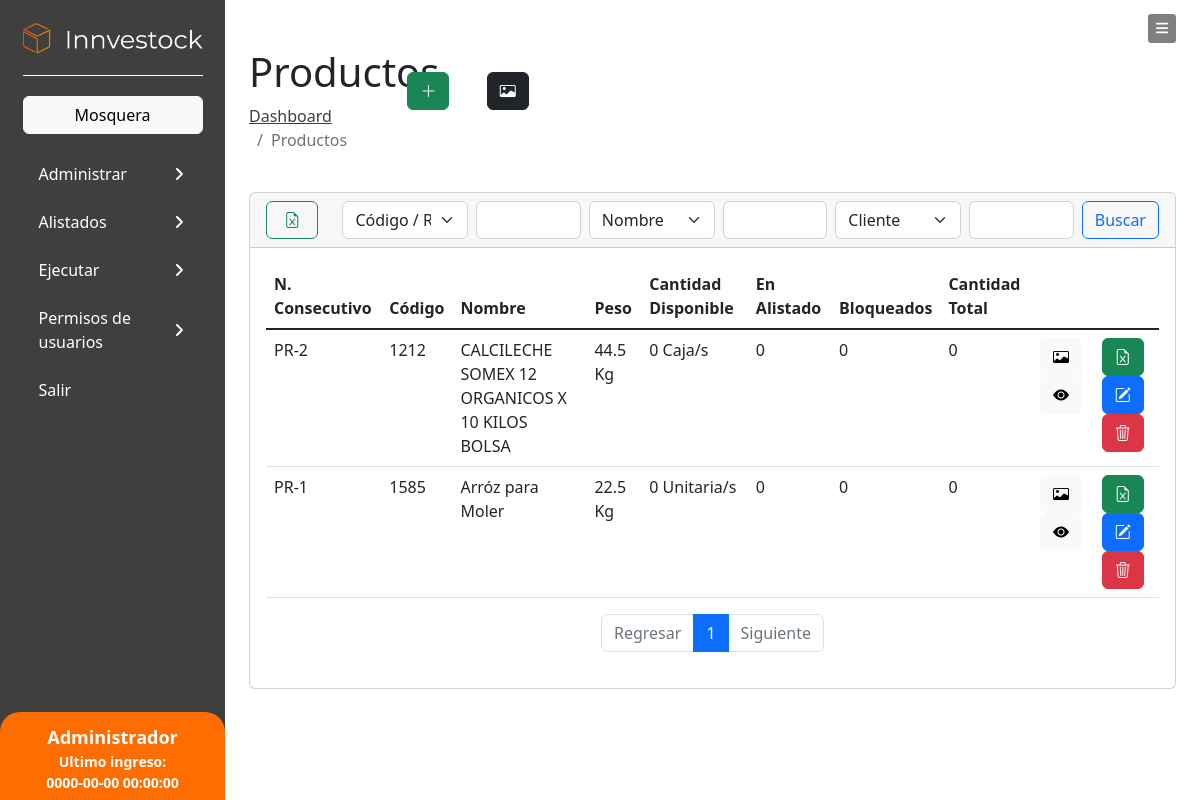
Page /View/contenido/product-list.php (signed in) on the committed database.
### tables this page shows
CREATE TABLE `bodega` (
  `idBodega` int(11) NOT NULL AUTO_INCREMENT,
  `bodega_nombre` varchar(60) NOT NULL,
  `bodega_ciudad` int(11) NOT NULL,
  `bodega_municipio` int(11) NOT NULL,
  `bodega_estado` varchar(8) DEFAULT 'activo',
  `bodega_observacion` varchar(100) DEFAULT NULL,
  PRIMARY KEY (`idBodega`),
  KEY `bodega_ciudad` (`bodega_ciudad`),
  CONSTRAINT `bodega_ibfk_1` FOREIGN KEY (`bodega_ciudad`) REFERENCES `ciudad` (`idCiudad`)
);

CREATE TABLE `producto_bodega` (
  `idProducto_bodega` int(11) NOT NULL AUTO_INCREMENT,
  `producto_bodega_idProducto` int(11) NOT NULL,
  `producto_bodega_idBodega` int(11) NOT NULL DEFAULT 1,
  `producto_bodega_cantidad` int(11) NOT NULL DEFAULT 0,
  `producto_bodega_cantidadAlis` int(11) DEFAULT 0,
  `producto_bodega_cantidadBlock` int(11) DEFAULT 0,
  `producto_bodega_fechaIngreso` date DEFAULT NULL,
  `producto_bodega_estado` varchar(10) DEFAULT 'activo',
  `producto_bodega_ubicacion` varchar(20) DEFAULT NULL,
  PRIMARY KEY (`idProducto_bodega`),
  KEY `producto_bodega_idProducto` (`producto_bodega_idProducto`),
  KEY `producto_bodega_idBodega` (`producto_bodega_idBodega`),
  CONSTRAINT `producto_bodega_ibfk_1` FOREIGN KEY (`producto_bodega_idProducto`) REFERENCES `producto` (`idProducto`),
  CONSTRAINT `producto_bodega_ibfk_2` FOREIGN KEY (`producto_bodega_idBodega`) REFERENCES `bodega` (`idBodega`)
);

CREATE TABLE `producto` (
  `idProducto` int(11) NOT NULL AUTO_INCREMENT,
  `producto_codigo` varchar(11) NOT NULL,
  `producto_nombre` varchar(300) NOT NULL,
  `producto_rotacion` varchar(1) DEFAULT NULL,
  `producto_diasAviso` int(11) DEFAULT NULL,
  `producto_minimo` int(11) NOT NULL,
  `producto_maximo` int(11) NOT NULL,
  `producto_alerta` int(11) NOT NULL,
  `producto_precio` int(11) DEFAULT NULL,
  `producto_descripcion` varchar(200) DEFAULT NULL,
  `producto_uniCant` varchar(9) NOT NULL,
  `producto_cantidad` int(11) NOT NULL DEFAULT 0,
  `producto_peso` float(4,1) NOT NULL,
  `producto_uniPeso` varchar(10) NOT NULL DEFAULT 'KiloGramo',
  `producto_modelo` varchar(11) DEFAULT NULL,
  `producto_serial` varchar(11) DEFAULT NULL,
  `producto_lote` varchar(11) DEFAULT NULL,
  `producto_marca` varchar(11) DEFAULT NULL,
  `producto_fechaVenc` date DEFAULT NULL,
  `producto_nContenedor` varchar(11) DEFAULT NULL,
  `producto_ancho` float(11,1) DEFAULT NULL,
  `producto_alto` float(11,1) DEFAULT NULL,
  `producto_largo` float(11,1) DEFAULT NULL,
  `producto_uniDimen` varchar(11) DEFAULT NULL,
  `producto_idCliente` int(11) NOT NULL,
  `producto_estado` varchar(9) NOT NULL DEFAULT 'activo',
  `producto_cantidadAlis` int(11) DEFAULT 0,
  `producto_RFID` varchar(10) DEFAULT NULL,
  `producto_cantidadBlock` int(11) DEFAULT 0,
  `producto_consecutivo` varchar(20) DEFAULT NULL,
  `producto_idBodega` int(11) DEFAULT NULL,
  `producto_subInventario` varchar(30) DEFAULT NULL,
  PRIMARY KEY (`idProducto`),
  KEY `cliente_idCliente` (`producto_idCliente`),
  KEY `producto_idBodega` (`producto_idBodega`)
);

### View/contenido/product-list.php (the view, shortened to what the rows shown need)
<!DOCTYPE html>
<html lang="en">
<?php
include_once "../assets/in/Head.php";
include_once '../assets/in/returns.php';
include '../../Controller/product_class.php';
$class = new productClass;
$data = $class->tableDetails($tabla, $start, $Tpages, $bus_1, $bus_2, $bus_3, $campo_1, $campo_2, $campo_3); ?>
<body class="sb-nav-fixed">
    <div id="layoutSidenav">
        <div id="layoutSidenav_nav">
            <?php include_once '../assets/in/menu_Lat.php'; ?>
        </div>
        <div id="layoutSidenav_content">
            <main style="margin-bottom: 54px;">
                <div class="container-fluid px-4">
                    <div class="mb-4  ">
                        <div class="row mt-4 pt-4">
                            <div class="col-sm-2 ">
                                <h1 class="">Productos</h1>
                            </div>
                        </div>
                    </div>
                    <div class="card mb-4 ">
                        <div class="card-body table-responsive">
                            <table class="table">
                                <thead>
                                    <tr>
                                        <th scope="col">N. Consecutivo</th>
                                        <th scope="col">Código</th>
                                        <th scope="col">Nombre</th>
                                        <th scope="col">Peso</th>
                                        <th scope="col">Cantidad Disponible</th>
                                        <th scope="col">En Alistado</th>
                                        <th scope="col">Bloqueados</th>
                                        <th scope="col">Cantidad Total</th>
                                    </tr>
                                </thead>
                                <tbody>
                                    <?php
                                    if ($data) {
                                        foreach ($data as $row) { ?>
                                            <tr>
                                                <td><?php echo $row['producto_consecutivo'] ?></td>
                                                <td><?php echo $row['producto_codigo'] ?></td>
                                                <td><?php echo $row['producto_nombre'] ?></td>
                                                <td><?php echo $row['producto_peso'] ?> Kg</td>
                                                <td><?php echo $row['producto_bodega_cantidad'] . " " . $row['producto_uniCant']; ?>/s</td>
                                                <td><?php echo $row['producto_bodega_cantidadAlis']; ?></td>
                                                <td><?php echo $row['producto_bodega_cantidadBlock']; ?></td>
                                                <td><?php echo ($row['producto_bodega_cantidad'] + $row['producto_bodega_cantidadAlis'] + $row['producto_bodega_cantidadBlock']); ?></td>
                                                <td>
                                                    <a onclick="GetImgProduct(<?php echo $row['idProducto']; ?> , 'imagen')">
                                                        <i class="bi bi-card-image btn btn-light"></i>
                                                    </a>
                                                    <a onclick="GetProductDetails(<?php echo $row['idProducto']; ?> , 'producto')" class="">
                                                        <i class="bi bi-eye-fill btn btn-light"></i>
                                                    </a>
                                                </td>
                                                <?php if ($_SESSION['usuario_Rol'] == 1) { ?>
                                                    <?php
                                                    if ($row['producto_bodega_estado'] == "activo") {
                                                        if ($_SESSION['usuario_Rol'] != 4) { ?>
                                                            <td>
                                                                <a href="./excel.php?tb=<?php echo encrypt_decrypt('encrypt', 'producto') . '&id=' . $row['idProducto'] ?>" class="btn btn-success bi bi-file-earmark-excel">
                                                                </a>
                                                                <a href="./product-new.php?upS=<?php echo encrypt_decrypt('encrypt', "up"); ?>&idUp=<?php echo encrypt_decrypt('encrypt', $row['idProducto']); ?>"><i class="bi bi-pencil-square btn btn-primary"></i></a>
                                                                <i href="../../Ajax/ajax_product.php?del=deleteProduct&id=<?php echo encrypt_decrypt('encrypt', $row['idProducto']); ?>" class="bi bi-trash3 btn btn-danger btn_table_del"></i>
                                                            </td>
                                                        <?php }
                                                    }
                                                    if ($row['producto_bodega_estado'] == "inactivo") { ?>
                                            <?php }
                                                    } ?>
                                            </tr>
                                        <?php
                                        }
                                    } else { ?>
                                        <tr class="text-center">
                                            <td colspan="9">No hay registros en el sistema</td>
                                        </tr>
                                    <?php  } ?>
                                </tbody>
                            </table>
                        </div>
                    </div>
                </div>
            </main>
        </div>
    </div>
</body>
</html>

### View/assets/in/menu_lat.php (shortened to what the rows shown need)
<?php
$botonBodega = consultaSimple("bodega", $_SESSION['bodega']);
$dataBodega = consultaSimple("bodega", "") ?>
<nav class="sb-sidenav accordion sb-sidenav-dark" id="sidenavAccordion">
    <div class="sb-sidenav-menu">
        <div class="nav">
            <?php if ($_SESSION['usuario_Rol'] == 1) { ?>
                <a onclick="BBBodega()" class="btn btn-light mb-3">
                    <?php echo $botonBodega[0]['bodega_nombre']; ?>
                </a>
            <?php } ?>
            <?php if ($_SESSION['usuario_Rol'] == 1 or $_SESSION['usuario_Rol'] == 2) { ?>
                <a class="nav-link collapsed" href="#" data-bs-toggle="collapse" data-bs-target="#Administrar" aria-expanded="false" aria-controls="Administrar">
                    Administrar
                    <div class="sb-sidenav-collapse-arrow"><i class="fas fa-angle-down"></i></div>
                </a>
            <?php } ?>
            <a class="nav-link collapsed" href="#" data-bs-toggle="collapse" data-bs-target="#Alistados" aria-expanded="false" aria-controls="Alistados">
                Alistados
                <div class="sb-sidenav-collapse-arrow"><i class="fas fa-angle-down"></i></div>
            </a>
            <a class="nav-link collapsed" href="#" data-bs-toggle="collapse" data-bs-target="#Ejecutar" aria-expanded="false" aria-controls="Ejecutar">
                Ejecutar
                <div class="sb-sidenav-collapse-arrow"><i class="fas fa-angle-down"></i></div>
            </a>
            <?php if ($_SESSION['usuario_Rol'] == 1) { ?>
                <a class="nav-link collapsed" href="#" data-bs-toggle="collapse" data-bs-target="#permisos_usuario" aria-expanded="false" aria-controls="permisos_usuario">
                    Permisos de usuarios
                    <div class="sb-sidenav-collapse-arrow"><i class="fas fa-angle-down"></i></div>
                </a>
            <?php } ?>
            <a class=" nav-link  btn_log_out" href="../../Controller/log_out.php">
                Salir
            </a>
        </div>
    </div>
</nav>

### rows in the picture
bodega: bodega_nombre "Mosquera"
producto_bodega: producto_bodega_idProducto.producto_consecutivo "PR-2", producto_bodega_idProducto.producto_codigo "1212", producto_bodega_idProducto.producto_nombre "CALCILECHE SOMEX 12 ORGANICOS X 10 KILOS BOLSA", producto_bodega_idProducto.producto_peso "44.5", producto_bodega_cantidad "0", producto_bodega_idProducto.producto_uniCant "Caja", producto_bodega_cantidadAlis "0", producto_bodega_cantidadBlock "0"
producto_bodega: producto_bodega_idProducto.producto_consecutivo "PR-1", producto_bodega_idProducto.producto_codigo "1585", producto_bodega_idProducto.producto_nombre "Arróz para Moler", producto_bodega_idProducto.producto_peso "22.5", producto_bodega_cantidad "0", producto_bodega_idProducto.producto_uniCant "Unitaria", producto_bodega_cantidadAlis "0", producto_bodega_cantidadBlock "0"

### other values in the picture
$_SESSION['last_session'] "0000-00-00 00:00:00"
